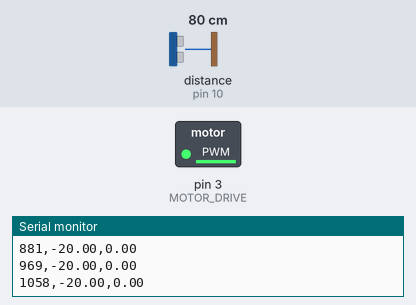
Recording of a sketch running on a simulated Arduino Uno, built with avr-gcc and run on an emulated ATmega328P. Parts: switched loads named in the sketch (green lamp = pin HIGH), the last lines printed to the serial monitor. Wiring (inferred from the names in the program): ultrasonic range finder: trigger pin 9; echo pin 10. The inputs (shaded band) are chosen by the test bench; at power-on: distance to the obstacle (sensor on pin 10) 80 cm. The echo pulse lasts 58.3 µs per cm; pins used as bus, display or sensor lines are not drawn.

Above: at 6.4 s.
6.5 s: distance to the obstacle (sensor on pin 10) set to 2 cm
At 7.8 s:
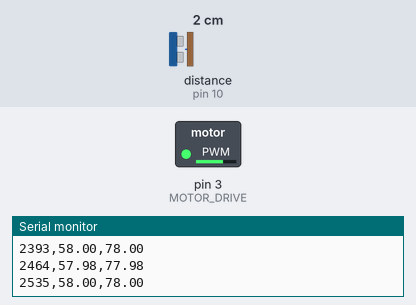
8.1 s: distance to the obstacle (sensor on pin 10) set to 60 cm
At 8.8 s:
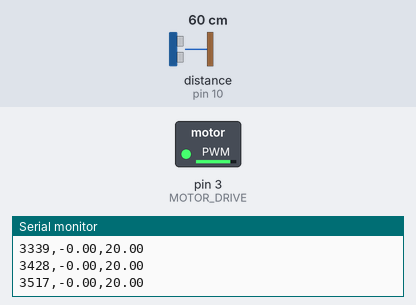
11.1 s: distance to the obstacle (sensor on pin 10) set to 4 cm
At 11.8 s:
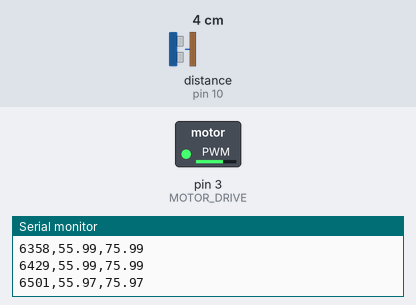
12.7 s: distance to the obstacle (sensor on pin 10) set to 120 cm
At 13.9 s:
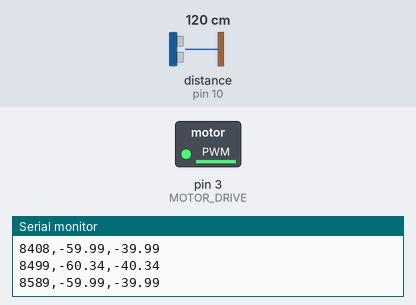
Timing chart, 0 to 15.3 s (numbered marks = the images above; inputs shaded):
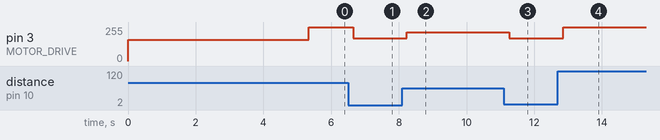

Measured:
- after the input at 6.5 s, pin 3 (MOTOR_DRIVE): 253/255 → 170/255 after 0.15 s
- after the input at 8.1 s, pin 3 (MOTOR_DRIVE): 170/255 → 217/255 after 0.14 s
- after the input at 11.1 s, pin 3 (MOTOR_DRIVE): 217/255 → 170/255 after 0.16 s
- after the input at 12.7 s, pin 3 (MOTOR_DRIVE): 170/255 → 253/255 after 0.15 s

The sketch:

motor_control_FUZZY_5_mem.ino
```cpp
// Library inclusion
#include <Fuzzy.h>

#define MOTOR_DRIVE 3
#define TRIG_PIN 9
#define ECHO_PIN 10

#define CAL_COUNT 10
#define LOOP_TIME 20
#define PWM_STEADY 160
#define WAIT_TIME 5000

Fuzzy* control = new Fuzzy();

byte count = 0;
float error_in, motor_pwm;
float baseline_height = 0, height, duration;
const float setpoint = 20;
unsigned long starting_time;

void setup() {
  Serial.begin(9600);

  // Initialization of PINS
  pinMode(ECHO_PIN, INPUT);

  pinMode(TRIG_PIN, OUTPUT);
  pinMode(MOTOR_DRIVE, OUTPUT);

  analogWrite(MOTOR_DRIVE, PWM_STEADY);

  // Takes baseline height for true height calculation later
  delay(WAIT_TIME);
  do {
    baseline_height = init_baseline();
  } while (abs(baseline_height - readSensor()) > 1 );
  //  } while (false);

  /*
    DEFINITION AND INSTANTIATION OF FUZZY INPUT MEMBERSHIP FUNCTIONS
  */

  // Instantiating a fuzzy input object
  FuzzyInput *error = new FuzzyInput(1);

  // Error is extremely negative
  FuzzySet *ex_neg = new FuzzySet(-30, -30, -12.5, -9);
  error->addFuzzySet(ex_neg);

  // Error is negative
  FuzzySet *neg = new FuzzySet(-10, -7.5, -7.5, -2.5);
  error->addFuzzySet(neg);

  // Error is approximately zero
  FuzzySet *zero = new FuzzySet(-3, -1.5, 1.5, 3);
  error->addFuzzySet(zero);

  // Error is positive
  FuzzySet *pos = new FuzzySet(1, 3, 5, 10);
  error->addFuzzySet(pos);

  // Error is extremely positive
  FuzzySet *ex_pos = new FuzzySet(7.5, 12.5, 30, 30);
  error->addFuzzySet(ex_pos);

  // point the control object to the fuzzy input membership functions
  control->addFuzzyInput(error);

  /*
    DEFINITION AND INSTANTIATION OF FUZZY OUTPUT MEMBERSHIP FUNCTIONS
  */

  // Instantiating a fuzzy output object
  FuzzyOutput *pwm = new FuzzyOutput(1);

  // Set fan to extremely slow
  FuzzySet *ex_slow = new FuzzySet(PWM_STEADY - 20, PWM_STEADY - 20, 195, 205);
  pwm->addFuzzySet(ex_slow);

  // Set fan to slow
  FuzzySet *slow = new FuzzySet(200, 205, 205, 210);
  pwm->addFuzzySet(slow);

  // Set fan to average
  FuzzySet *average = new FuzzySet(217, 218, 218, 219);
  pwm->addFuzzySet(average);

  // Set fan to fast
  FuzzySet *fast = new FuzzySet(214, 216, 216, 222);
  pwm->addFuzzySet(fast);

  // Set fan to extremely fast
  FuzzySet *ex_fast = new FuzzySet(250, 255, 255, 255);
  pwm->addFuzzySet(ex_fast);

  // point the control object to the fuzzy output membership functions
  control->addFuzzyOutput(pwm);

  /*
        DEFINITION AND INSTANTIATION OF FUZZY RULESETS
  */

  // Rule 1

  // Antecedent - if error is extremely negative
  FuzzyRuleAntecedent *ifErrorExNeg = new FuzzyRuleAntecedent();
  ifErrorExNeg->joinSingle(ex_neg);

  // Consequent - set fan extremely fast
  FuzzyRuleConsequent *thenPWMExFast = new FuzzyRuleConsequent();
  thenPWMExFast->addOutput(ex_fast);

  // Rule - if error is negative set fan fast
  FuzzyRule *rule_1 = new FuzzyRule(1, ifErrorExNeg, thenPWMExFast);
  control->addFuzzyRule(rule_1);

  // Rule 2

  // Antecedent - if error is negative
  FuzzyRuleAntecedent *ifErrorNeg = new FuzzyRuleAntecedent();
  ifErrorNeg->joinSingle(neg);

  // Consequent - set fan fast
  FuzzyRuleConsequent *thenPWMFast = new FuzzyRuleConsequent();
  thenPWMFast->addOutput(fast);

  // Rule - if error is negative set fan fast
  FuzzyRule *rule_2 = new FuzzyRule(2, ifErrorNeg, thenPWMFast);
  control->addFuzzyRule(rule_2);

  // Rule 3

  // Antecedent - if error is approximately zero
  FuzzyRuleAntecedent *ifErrorZero = new FuzzyRuleAntecedent();
  ifErrorZero->joinSingle(zero);

  // Consequent - set fan average
  FuzzyRuleConsequent *thenPWMAverage = new FuzzyRuleConsequent();
  thenPWMAverage->addOutput(average);

  // Rule - if error is approximately zero set fan average
  FuzzyRule *rule_3 = new FuzzyRule(3, ifErrorZero, thenPWMAverage);
  control->addFuzzyRule(rule_3);

  // Rule 4

  // Antecedent - if error is positive
  FuzzyRuleAntecedent *ifErrorPos = new FuzzyRuleAntecedent();
  ifErrorPos->joinSingle(pos);

  // Consequent - set fan slow
  FuzzyRuleConsequent *thenPWMSlow = new FuzzyRuleConsequent();
  thenPWMSlow->addOutput(slow);

  // Rule - if error is approximately zero set fan average
  FuzzyRule *rule_4 = new FuzzyRule(4, ifErrorPos, thenPWMSlow);
  control->addFuzzyRule(rule_4);


  // Rule 5

  // Antecedent - if error is positive
  FuzzyRuleAntecedent *ifErrorExPos = new FuzzyRuleAntecedent();
  ifErrorExPos->joinSingle(ex_pos);

  // Consequent - set fan slow
  FuzzyRuleConsequent *thenPWMExSlow = new FuzzyRuleConsequent();
  thenPWMExSlow->addOutput(ex_slow);

  // Rule - if error is approximately zero set fan average
  FuzzyRule *rule_5 = new FuzzyRule(5, ifErrorExPos, thenPWMExSlow);
  control->addFuzzyRule(rule_5);


  starting_time = millis();
}

void loop() {
  height = (baseline_height - readSensor());
  error_in = height - setpoint;
  control->setInput(1, error_in);
  control->fuzzify();
  motor_pwm = control->defuzzify(1);
  analogWrite(MOTOR_DRIVE, motor_pwm);
    Serial.println((String)(millis() - starting_time) + "," + error_in + "," + height); // Used for data_logging
//  if (count == 0) {
////    Serial.println((String)error_in + "," + motor_pwm); // Used for data_logging
//    count = 0;
//  }
//  else {
//    count++;
//  }
  delayMicroseconds(LOOP_TIME);
}

double init_baseline() {
  double cal_height = 0;
  Serial.println("Wait...");
  Serial.println("Calibrating...");
  for (byte cal = 0; cal < CAL_COUNT; cal++) {
    cal_height += readSensor();
    delay(LOOP_TIME);
  }
  Serial.println("Done!");

  return (cal_height / CAL_COUNT);
}

double readSensor() {
  digitalWrite(TRIG_PIN, LOW);
  delayMicroseconds(2);
  digitalWrite(TRIG_PIN, HIGH);
  delayMicroseconds(10);
  digitalWrite(TRIG_PIN, LOW);
  duration = pulseIn(ECHO_PIN, HIGH);
  return ((duration *  .0343) / 2);
}
```
